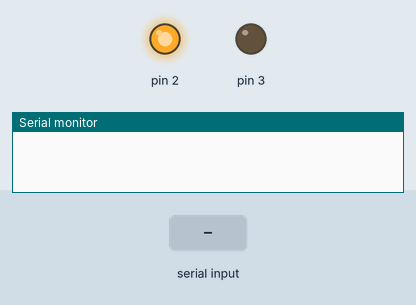
Simulated run of this sketch. Board: Arduino Uno, built with avr-gcc and run on an emulated ATmega328P. Parts: output pins drawn as LEDs (lit = HIGH), the last lines printed to the serial monitor. Dashed ring = blinking. Inputs (shaded band) come from the test bench.

Above: at 0.2 s.
At 0.6 s:
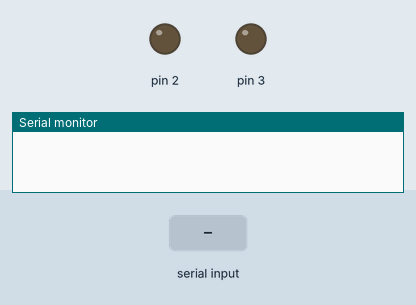
0.9 s: "1" received over Serial
2.9 s: "2" received over Serial
At 3.2 s:
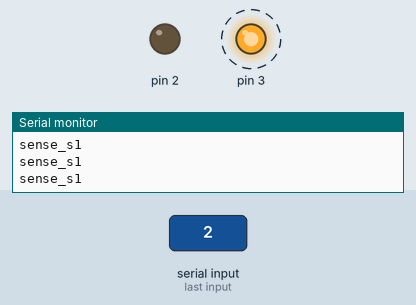
Timing chart, 0 to 11.9 s (numbered marks = the images above; inputs shaded):
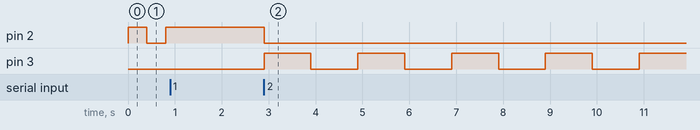

Measured:
- after the input at 0.9 s, pin 2: stops changing and stays HIGH
- after the input at 2.9 s, pin 2: HIGH → LOW at once; pin 3: alternates HIGH for 1.0 s and LOW for 1.0 s, starting at once

The sketch:

sensors_code.ino
```cpp
// **********************************************************************//
/* list of sensors
  temperature Sensor - SHT31 - https://www.sensirion.com/fileadmin/user_upload/customers/sensirion/Dokumente/2_Humidity_Sensors/Sensirion_Humidity_Sensors_SHT3x_Datasheet_digital.pdf
  humidity Sensor - SHT31
  uv Sensor - ML8511 - https://cdn.sparkfun.com/datasheets/Sensors/LightImaging/ML8511_3-8-13.pdf
  proximity Sensor - VL6180X - http://www.st.com/content/ccc/resource/technical/document/datasheet/c4/11/28/86/e6/26/44/b3/DM00112632.pdf/files/DM00112632.pdf/jcr:content/translations/en.DM00112632.pdf
  barometric Sensor - BMP180 - https://cdn-shop.adafruit.com/datasheets/BST-BMP180-DS000-09.pdf
  heartRate Sensor -  MAX30102 https://datasheets.maximintegrated.com/en/ds/MAX30102.pdf
  alcohol Sensor -  MQ-3 https://www.sparkfun.com/datasheets/Sensors/MQ-3.pdf
  soil Moisture Sensor
  EC Sensor

*/
// **********************************************************************//
#include <Sense.h>

Sense sense("sense_s1"); // Here we define the name of this device.

void setup() {
  sense.begin(9600);
  if (!sense.isIdentified) sense.error(2); // this error tells that the app didn't recognize the device.
  delay(1000);
}

void loop() {
  if (!sense.sensorSelection()); sense.error(3);
}
```
